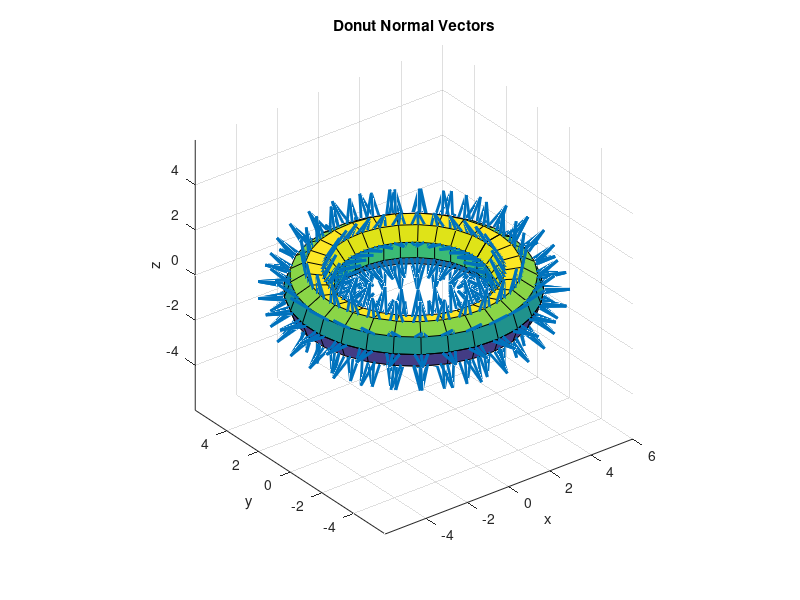

Write the MATLAB code that produced this figure.
u = linspace(0, 2*pi, 10); % short direction
v = linspace(0, 2*pi, 30); % long direction
[U, V] = meshgrid(u, v);
a = 4;
r = 1;

rx = (a+r*cos(U)).*cos(V);
ry = (a+r*cos(U)).*sin(V);
rz = r*sin(U);

surf(rx, ry, rz);
xlabel('x');
ylabel('y');
zlabel('z');
title('Donut Normal Vectors');
axis equal

nx = cos(U).*cos(V);
ny = cos(U).*sin(V);
nz = sin(U);
hold on
quiver3(rx, ry, rz, nx, ny, nz, 0, 'LineWidth', 2, 'MaxHeadSize', 1);

% analytical surface area integration
A_analytical = 2*pi*integral(@(u) r*(a+r*cos(u)), 0, 2*pi);
disp(A_analytical);

% numerical surface area integration
[m, n] = size(rz);
A_numerical = 0;
for i = 1:m-1
    for j = 1:n-1
        % get four vertices of corners of each face
        v0 = [rx(i,j)     ry(i,j)     rz(i,j)    ];
        v1 = [rx(i,j+1)   ry(i,j+1)   rz(i,j+1)  ];
        v2 = [rx(i+1,j)   ry(i+1,j)   rz(i+1,j)  ];
        v3 = [rx(i+1,j+1) ry(i+1,j+1) rz(i+1,j+1)];
        % get vectors describing dimensions of three corners relative to
        % origin corner
        a = v1 - v0;
        b = v2 - v0;
        c = v3 - v0;
        % get area as half the magnitude of the cross produt
        area = 1/2*(norm(cross(a, c)) + norm(cross(b, c)));
        A_numerical = A_numerical + area;
    end
end
disp(A_numerical);
